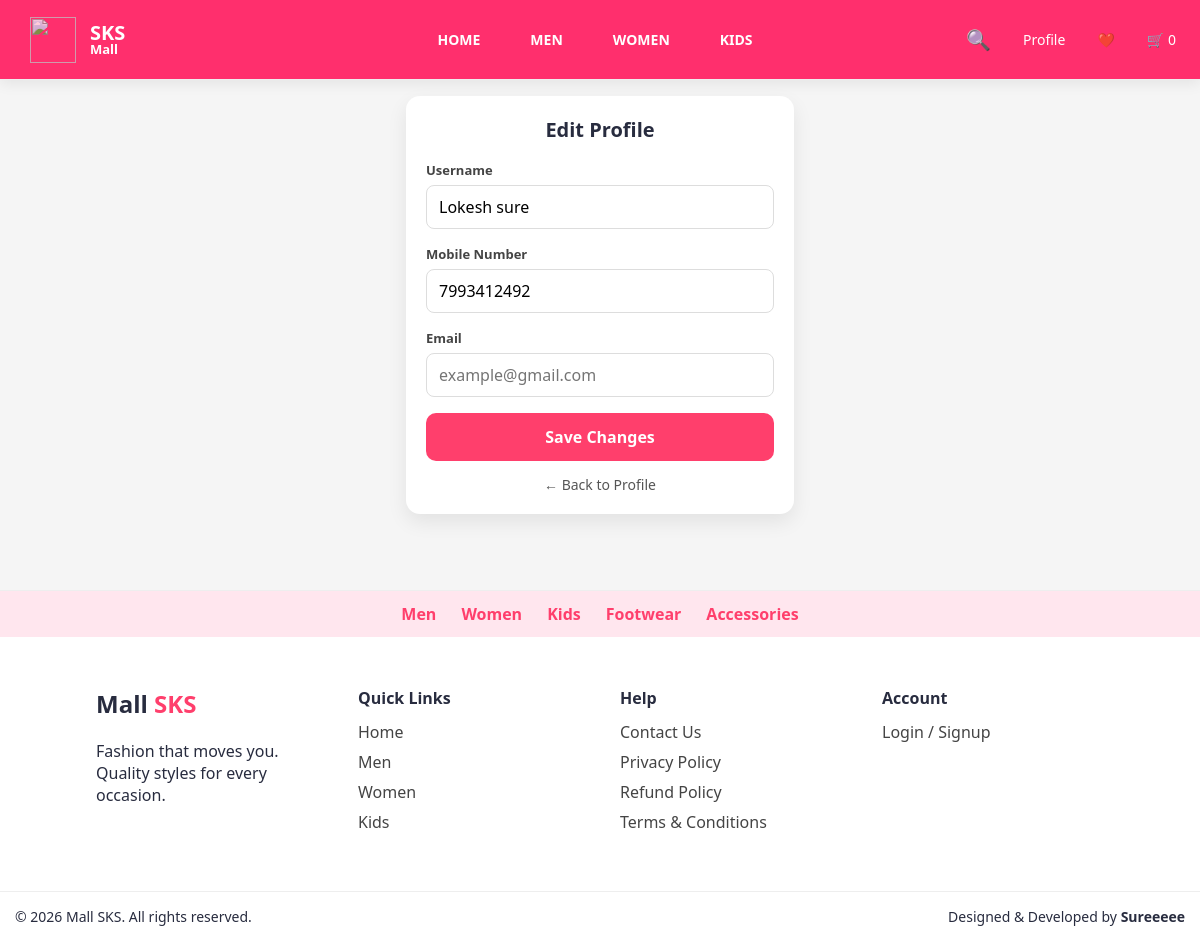
The page /edit-profile (signed in) on the database as committed earlier.
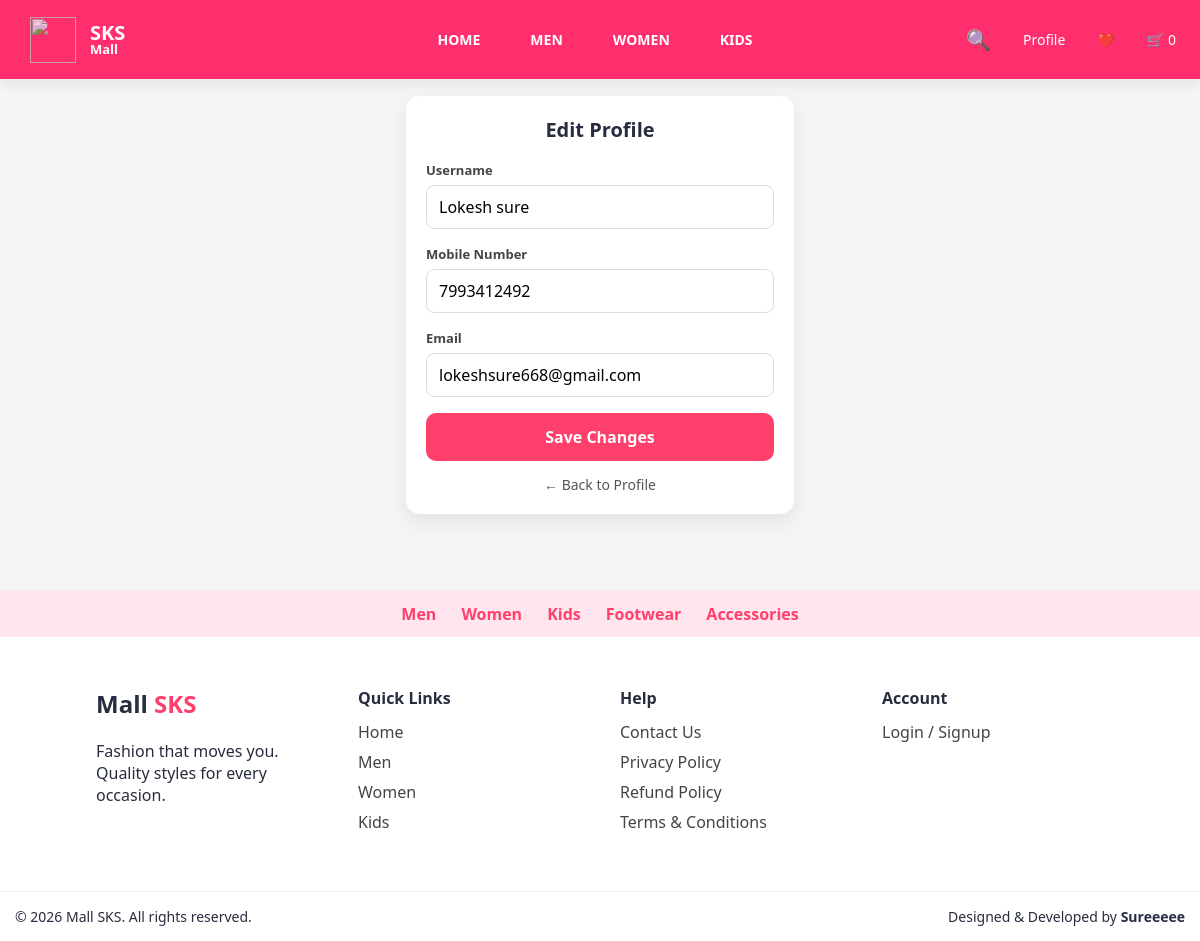
The same page on the database as committed later.
### models/user.py (models this page shows)
class User(db.Model):
    id = db.Column(db.Integer, primary_key=True)
    mobile = db.Column(db.String(10), unique=True, nullable=False)
    username = db.Column(db.String(50))
    email = db.Column(db.String(100), unique=True)
    role = db.Column(db.String(20), default="customer")

### app.py (the view, shortened to what this page needs)
@app.route("/edit-profile", methods=["GET", "POST"])
def edit_profile():
    if "user_id" not in session:
        session["show_login"] = True
        return redirect(url_for("home"))
    user = User.query.get(session["user_id"])
    if not user:
        session.clear()
        return redirect(url_for("home"))
    return render_template("edit_profile.html", user=user)

### templates/edit_profile.html (shortened to what this page needs)
<!DOCTYPE html>
<html lang="en">
<head>
    <link rel="stylesheet" href="{{ url_for('static', filename='css/style.css') }}">
</head>
<body>
{% include "header.html" %}
<div class="edit-profile-wrapper">
    <div class="edit-profile-card">
        <h2>Edit Profile</h2>
        <form method="post">
            <div class="form-group">
                <label>Username</label>
                <input type="text" name="username"
                       value="{{ user.username }}" required>
            </div>
            <div class="form-group">
                <label>Mobile Number</label>
                <input type="text" name="mobile"
                       value="{{ user.mobile or '' }}"
                       pattern="[0-9]{10}"
                       placeholder="10 digit mobile number">
            </div>
            <div class="form-group">
                <label>Email</label>
                <input type="email" name="email"
                       value="{{ user.email or '' }}"
                       placeholder="example@gmail.com">
            </div>
            <button type="submit" class="save-btn">
                Save Changes
            </button>
        </form>
        <a href="{{ url_for('profile') }}" class="back-link">← Back to Profile</a>
    </div>
</div>
{% include "footer.html" %}
</body>
</html>

Rows that differ between the two databases and show on the page:
changed User "Lokesh sure": email (not shown) → "lokeshsure668@gmail.com"
